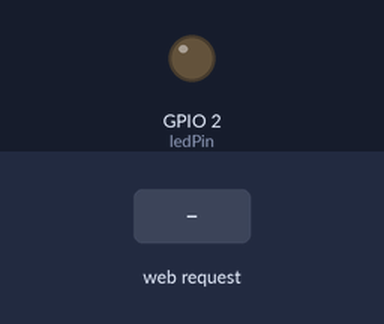
The program below on a simulated ESP32. Parts: output pins drawn as LEDs (lit = HIGH). The test bench sets the inputs (shaded band). WiFi joins after 1.5 s; servers stay silent unless stated; what the program prints to the serial monitor is not drawn.

Above: at 3.2 s.
3.3 s: HTTP request GET /led/on received
At 4.4 s:
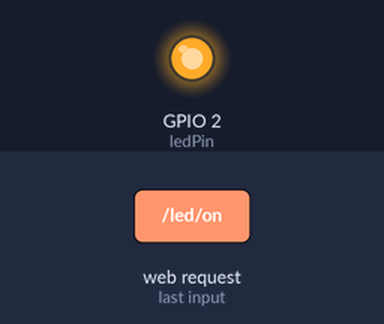
4.8 s: HTTP request GET /led/off received
At 5.5 s:
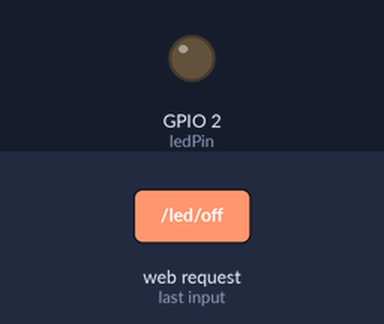
Timing chart, 0 to 7.8 s (numbered marks = the images above; inputs shaded):
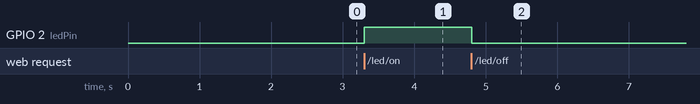

The program:

main.cpp
```cpp
#include <WiFi.h>
#include <AsyncTCP.h>
#include <ESPAsyncWebServer.h>

// Defina o SSID e a senha da rede Wi-Fi
const char *ssid = "EDMA_2Ghz";
const char *password = "casa2211";

// Defina o pino onde o LED está conectado
const int ledPin = 2; // O pino 2 é o LED embutido na maioria dos ESP32

// Crie um objeto AsyncWebServer na porta 80
AsyncWebServer server(80);

void setup()
{
  // Inicialize a comunicação serial
  Serial.begin(115200);

  // Configurar o pino do LED como saída
  pinMode(ledPin, OUTPUT);
  digitalWrite(ledPin, LOW); // LED apagado inicialmente

  // Conecte-se à rede Wi-Fi
  WiFi.begin(ssid, password);

  // Aguarde até estar conectado
  while (WiFi.status() != WL_CONNECTED)
  {
    delay(1000);
    Serial.println("Conectando à rede Wi-Fi...");
  }

  // Imprima o endereço IP
  Serial.println("Conectado à rede Wi-Fi");
  Serial.println("Endereço IP: ");
  Serial.println(WiFi.localIP());

  // Configurar a rota para a página web
  server.on("/", HTTP_GET, [](AsyncWebServerRequest *request)
            { request->send(200, "text/html", "<html><body><style>body{background-color: black; color: white; font-family: rosemary;} button{ border: none; font-family: rosemary; padding: 10px; font-weight: bold; margin: 15px;} button:hover{background-color: grey;} h1{margin: 5px 0px 0px 15px}</style><h1>Yamaha Lander 2020 ABS</h1><button onclick=\"fetch('/led/on')\">LIGAR MOTO</button><button onclick=\"fetch('/led/off')\">DESLIGAR MOTO</button></body></html>"); });

  // Configurar a rota para ligar o LED
  server.on("/led/on", HTTP_GET, [](AsyncWebServerRequest *request)
            {
    digitalWrite(ledPin, HIGH);
    request->send(200, "text/plain", "MOTO LIGADA"); });

  // Configurar a rota para desligar o LED
  server.on("/led/off", HTTP_GET, [](AsyncWebServerRequest *request)
            {
    digitalWrite(ledPin, LOW);
    request->send(200, "text/plain", "MOTO DESLIGADA"); });

  // Inicie o servidor
  server.begin();
}

void loop()
{
  // Não é necessário código no loop para o AsyncWebServer
}
```

Measured:
- after the input at 3.3 s, GPIO 2 (ledPin): LOW → HIGH at once
- after the input at 4.8 s, GPIO 2 (ledPin): HIGH → LOW at once
